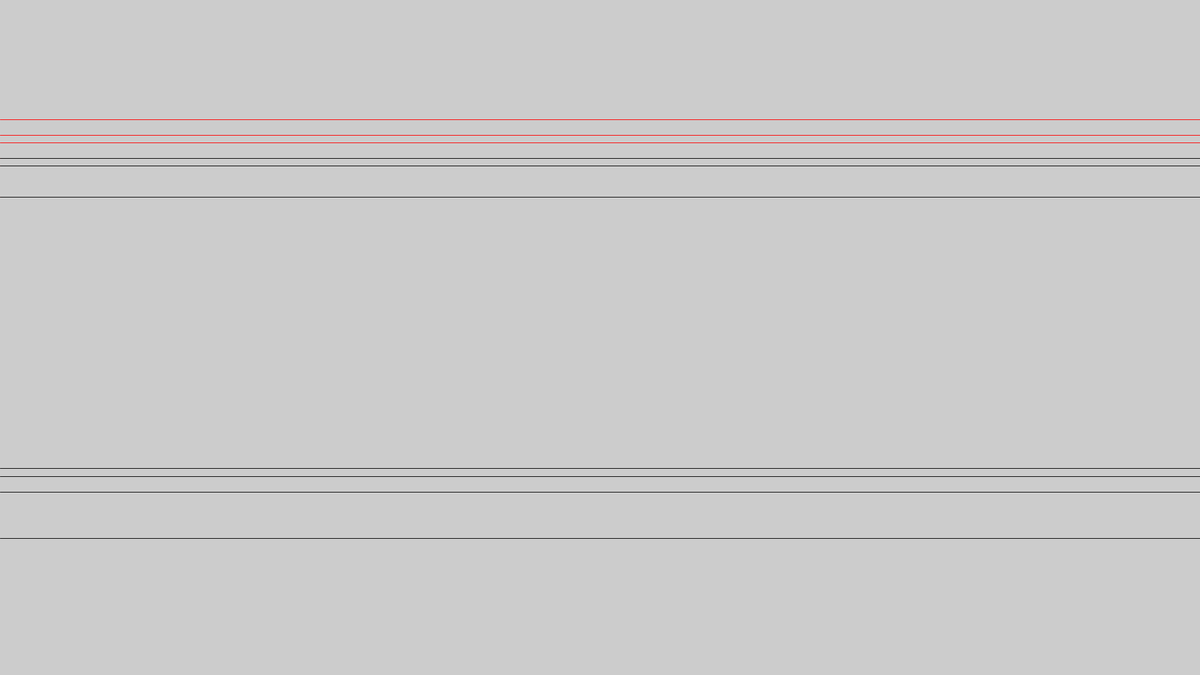
Frame 1 (no input)
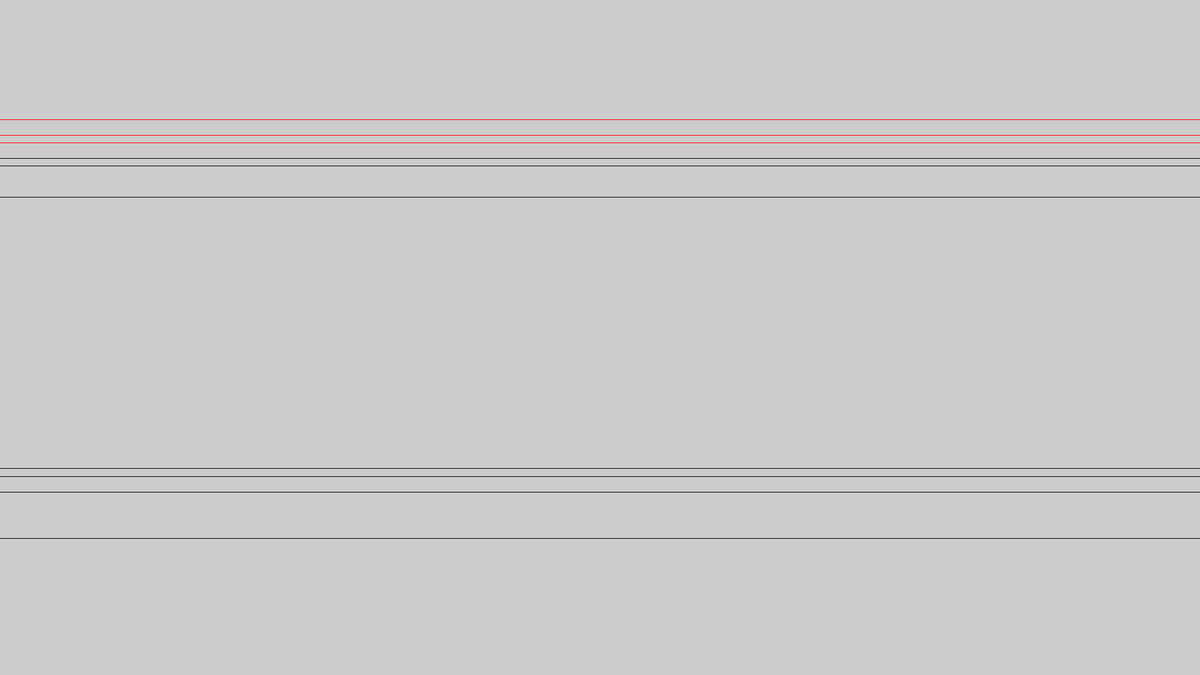
Frame 60 (the mouse pressed at the canvas centre just before this capture)
Frame 120 (the mouse held since frame 60 and released just before this capture): identical to frame 60, image omitted

The Processing sketch that drew these frames (run headless with seeded random() and noise(); from frame 60 on, the mouse is pressed at the canvas centre):

// Processing sketch: Coolio
// ── Coolio.pde
int topmargincompinsation = -45;
void setup(){
  size(1920, 1080);
  smooth();
}

void draw(){
  
  stroke(255, 0, 0);
  line(0, 236+topmargincompinsation , width, 236+topmargincompinsation);
  line(0, 261+topmargincompinsation , width, 261+topmargincompinsation);
  line(0, 273+topmargincompinsation , width, 273+topmargincompinsation);
  line(0, 298+topmargincompinsation , width, 298+topmargincompinsation);
  line(0, 310+topmargincompinsation , width, 310+topmargincompinsation);
  line(0, 360+topmargincompinsation , width, 360+topmargincompinsation);
  
  
  stroke(0);
  line(0, 298+topmargincompinsation , width, 298+topmargincompinsation);
  line(0, 310+topmargincompinsation , width, 310+topmargincompinsation);
  line(0, 360+topmargincompinsation , width, 360+topmargincompinsation);
  
  line(0, 794+topmargincompinsation , width, 794+topmargincompinsation);
  line(0, 807+topmargincompinsation , width, 807+topmargincompinsation);
  line(0, 832+topmargincompinsation , width, 832+topmargincompinsation);
  line(0, 906+topmargincompinsation , width, 906+topmargincompinsation);
  
}
